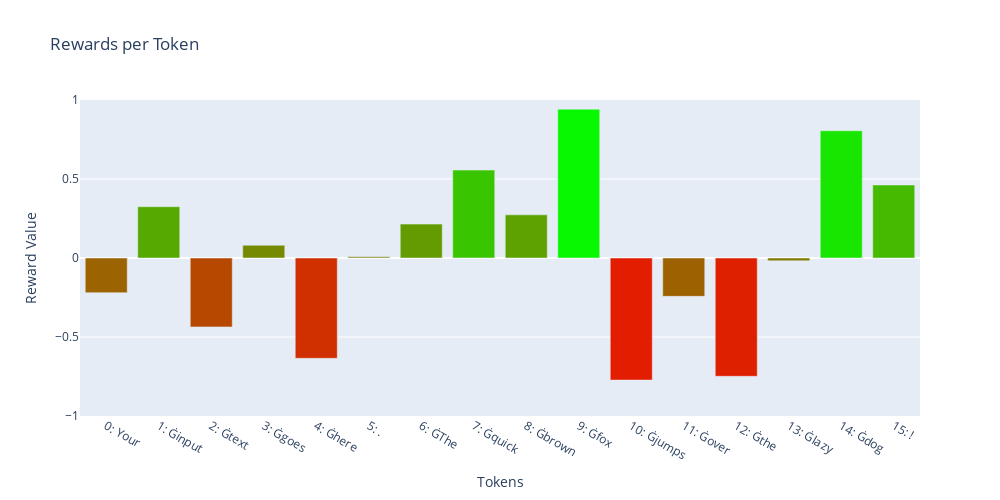

Write notebook code for a chart like this one.
### Code cell
text = "Your input text goes here. The quick brown fox jumps over the lazy dog!"
tokens = tokenizer.tokenize(text)
input_ids = tokenizer.convert_tokens_to_ids(tokens)
# clean_tokens = [f"'{token.replace('Ġ', ' ')}'" for token in tokens]

# let's assume rewards is a list of floats, where each float represents the reward of each token
# rewards = [0.2, -0.1, 0.5, -0.2, 0.1, 0.3, 0.0, 0.4]  # Modify according to your rewards
rewards = [0] * len(tokens)
# set a random value between -1 and 1 for each token
rewards = np.random.uniform(-1, 1, len(tokens))

print(clean_tokens)
# plot_token_rewards(clean_tokens, rewards)
plot_token_rewards(tokens, rewards)

### Figure 1 — Plotly figure (JSON) as saved in the notebook; plotly's stock layout.template omitted (floating-point values rounded to 4 significant figures)
{"data": [{"hovertemplate": "Token: %{x}<br>Reward: %{y}<extra></extra>", "marker": {"cmax": 1, "cmin": -1, "color": [-0.2196, 0.3247, -0.4362, 0.08055, -0.6347, 0.007399, 0.2146, 0.5564, 0.2732, 0.9417, -0.7727, -0.2427, -0.7489, -0.01786, 0.8054, 0.4621], "colorscale": [[0, "rgb(255, 0, 0)"], [1, "rgb(0, 255, 0)"]]}, "type": "bar", "x": ["0: Your", "1: Ġinput", "2: Ġtext", "3: Ġgoes", "4: Ġhere", "5: .", "6: ĠThe", "7: Ġquick", "8: Ġbrown", "9: Ġfox", "10: Ġjumps", "11: Ġover", "12: Ġthe", "13: Ġlazy", "14: Ġdog", "15: !"], "y": [-0.2196, 0.3247, -0.4362, 0.08055, -0.6347, 0.007399, 0.2146, 0.5564, 0.2732, 0.9417, -0.7727, -0.2427, -0.7489, -0.01786, 0.8054, 0.4621]}], "layout": {"autosize": false, "height": 500, "title": {"text": "Rewards per Token"}, "width": 1000, "xaxis": {"title": {"text": "Tokens"}}, "yaxis": {"range": [-1, 1], "title": {"text": "Reward Value"}}}}
